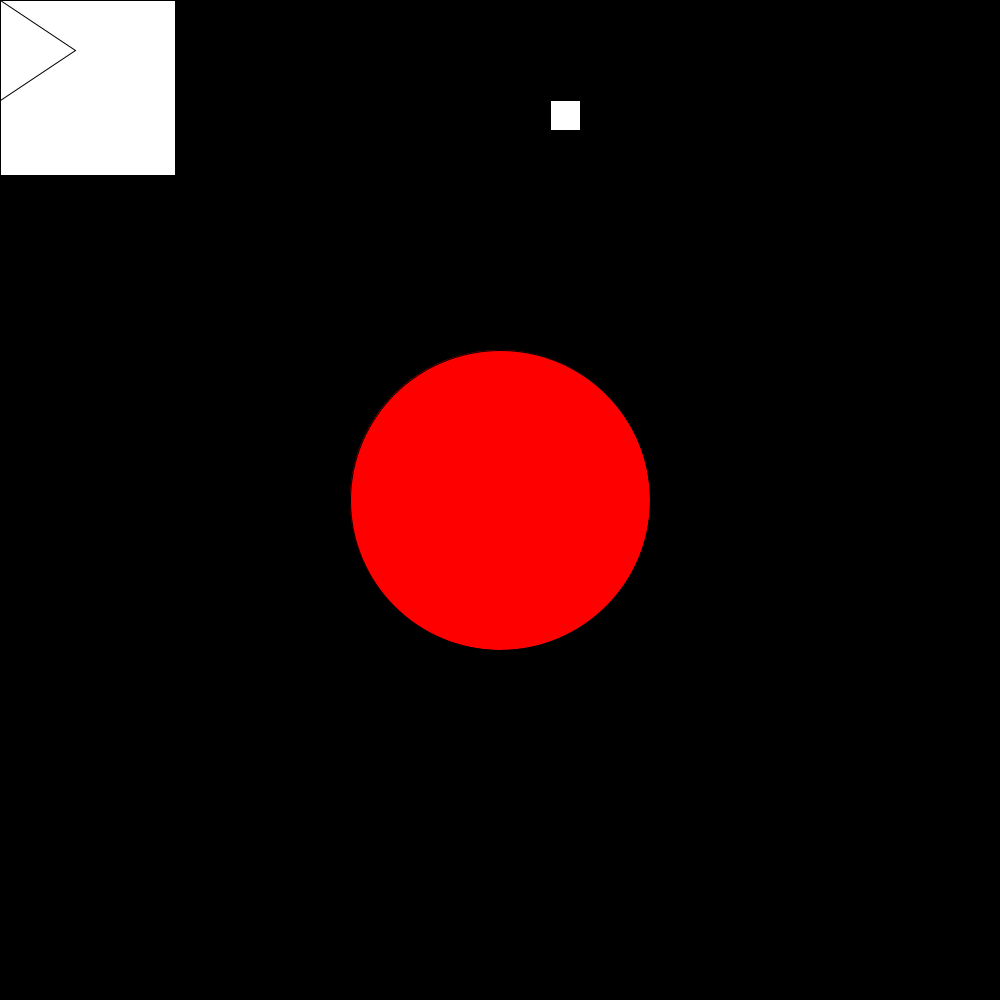
Frame 1 (no input)
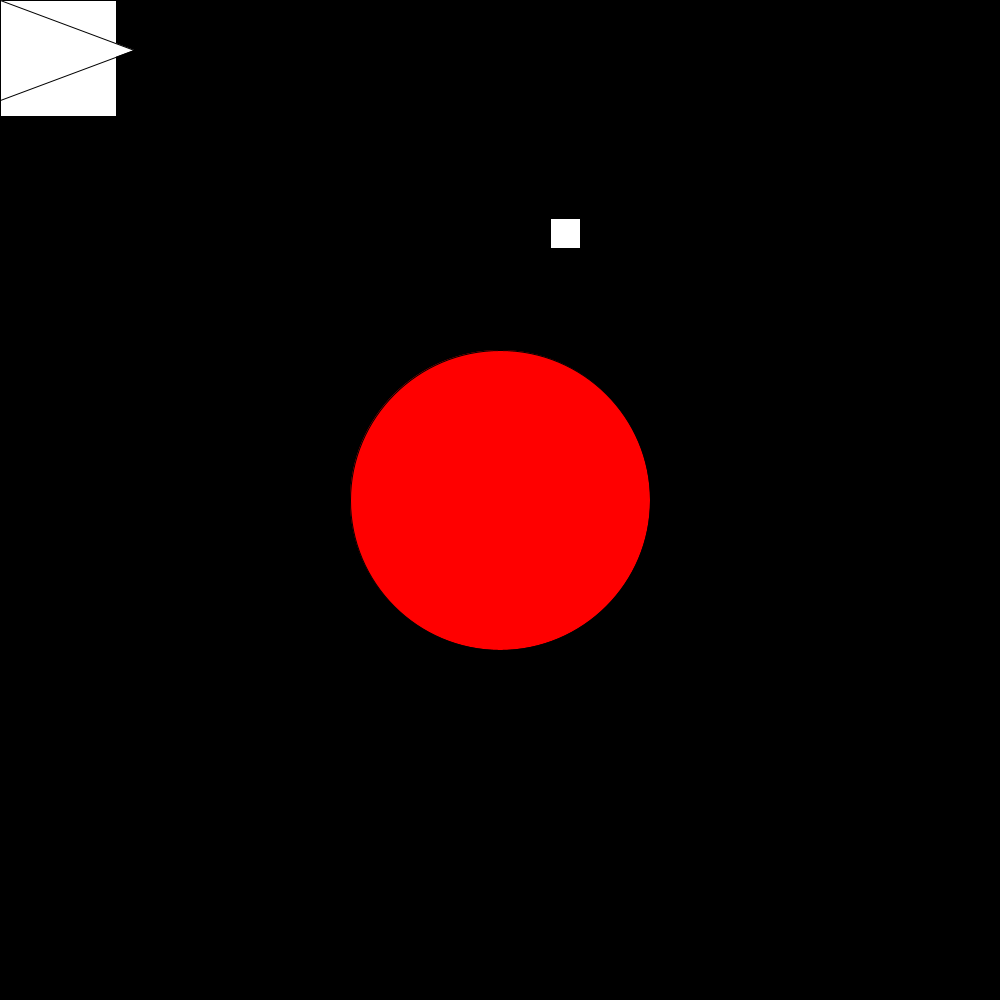
Frame 60 (the mouse pressed at the canvas centre just before this capture)
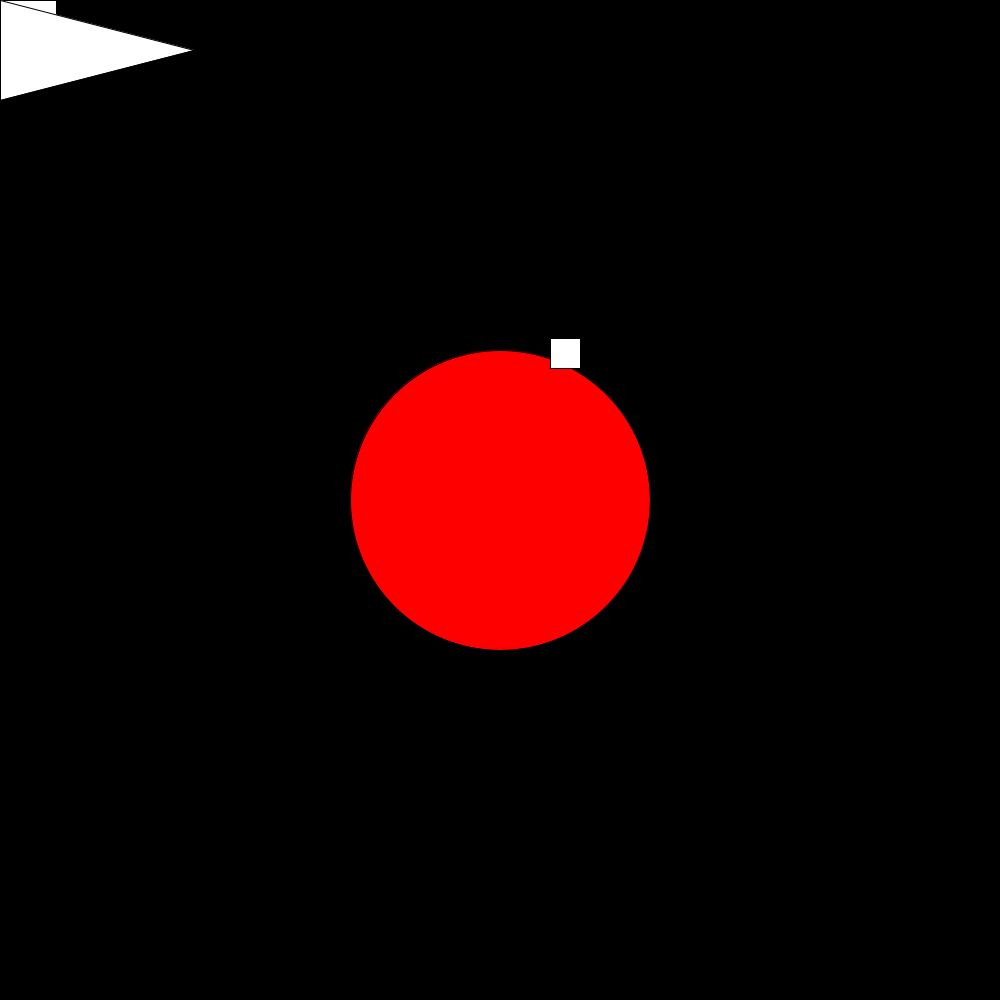
Frame 120 (the mouse held since frame 60 and released just before this capture)

The Processing sketch that drew these frames (run headless with seeded random() and noise(); from frame 60 on, the mouse is pressed at the canvas centre):

// Processing sketch: reverse_engeneering_variables
// ── reverse_engeneering_variables.pde
int n=175;
int x = 100;
int b =75;
int y= 1000;
float f=2;
boolean flag=true;


void setup() {
  
size (1000, 1000);
}

void draw() {
  //
background(0);
  fill(255,0,0, 255);
  circle (width/2, height/2, 300);
  fill (255,255,255);
  square (0,0, n);
  if (flag)
  n =n-1;
  square (550, x, 30);
  if (flag)
  if  (y == 1000); 
  x =x + 2;
  triangle (0,0,b,50,0,100);
  b = b+1;
  
}
